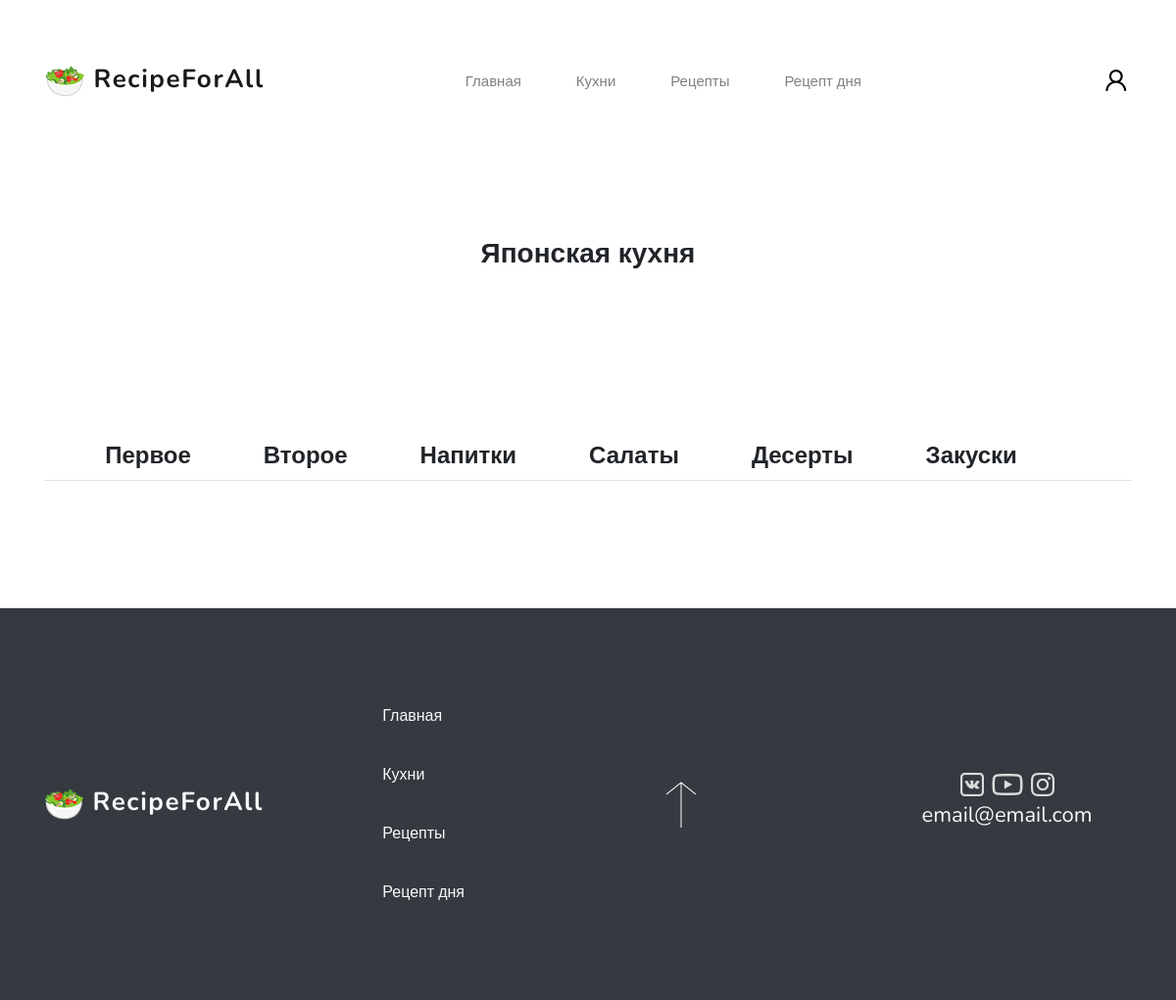
Screenshot of /kitchen/japan with the database file from the repository.
### recept/models.py (models this page shows, shortened)
class Kitchen(models.Model):
    nameKitchen = models.CharField(max_length=255, verbose_name='Наименование')
    imageKitchen = models.ImageField(upload_to='images/kitchen/', verbose_name='Изображение')
    slugKitchen = models.SlugField(unique=True, default=None)
    class Meta:
        verbose_name = 'Кухня'
        verbose_name_plural = 'Кухни'

class Category(models.Model):
    nameCategory = models.CharField(max_length=255, verbose_name='Название')
    slugCategory = models.SlugField(unique=True, default=None)
    class Meta:
        verbose_name = 'Категория'
        verbose_name_plural = 'Категории'

### recept/views.py (the view, shortened to what this page needs)
# urls.py: path('kitchen/<slug:slug>', KitchenView.as_view(), name='kitchen'),
class KitchenView(View):
    def get(self, request, slug):
        if slug != 'all':
            categorys = Category.objects.all()
            kitchen = Kitchen.objects.get(slugKitchen=slug)
            recipes = Recipe.objects.filter(kitchen=kitchen.id)
            recipeOfDay = Recipe.objects.first()
            context = {
                "categorys": categorys, "kitchen": kitchen, "recipes": recipes, "recipeOfDay": recipeOfDay
            }
            return render(request, 'recept/kitchen.html', context)

### recept/templates/recept/kitchen.html (shortened to what this page needs)
{% extends "recept/index.html" %}
{% load static %}
{% block one %}
    <div class="container">
        <div class="py-4 text-center">
            {% if kitchen %}
                <h2>{{ kitchen.nameKitchen }}</h2>
            {% endif %}
        </div>
    </div>
{% endblock %}
{% block two %}
    <div class="razdel-2">
        <div class="container">
            <ul class="nav nav-tabs col-md-12 justify-content-center">
                {% for category in categorys %}
                    <li class="nav-item">
                        <h3 class="nav-link my-0" data-toggle="tab" href="#{{ category.nameCategory }}">{{ category.nameCategory }}</h3>
                    </li>
                {% endfor %}
            </ul>
        </div>
    </div>
{% endblock %}

### recept/static/css/main.css (style rules this page uses)
body { font-family: 'Nunito', sans-serif; }
h2 { font-style: normal; font-weight: bold; font-size: 28px; line-height: 38px; }
h3 { font-style: normal; font-weight: 600; font-size: 24px; line-height: 33px; }
.nav-link { margin-right: 40px; }
.razdel-2 { margin: 130px 0px; }

### rows the page displays
Kitchen: nameKitchen "Японская кухня"
Category: nameCategory "Первое"
Category: nameCategory "Второе"
Category: nameCategory "Напитки"
Category: nameCategory "Салаты"
Category: nameCategory "Десерты"
Category: nameCategory "Закуски"
